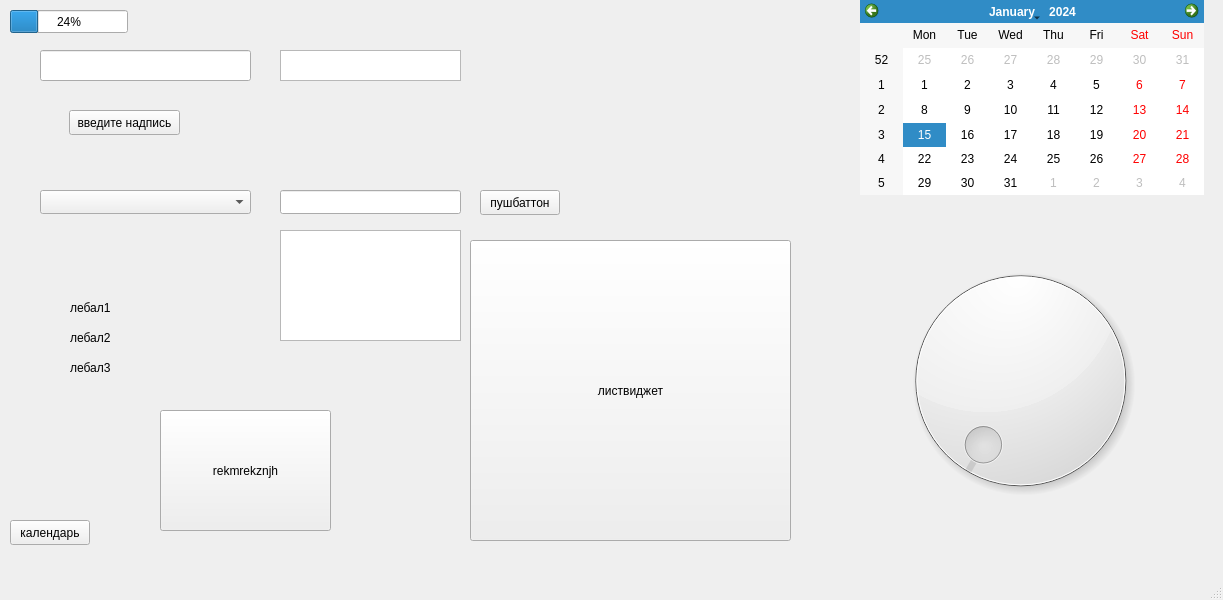
<?xml version="1.0" encoding="UTF-8"?>
<ui version="4.0">
 <class>MainWindow</class>
 <widget class="QMainWindow" name="MainWindow">
  <property name="geometry">
   <rect>
    <x>0</x>
    <y>0</y>
    <width>1223</width>
    <height>600</height>
   </rect>
  </property>
  <property name="windowTitle">
   <string>MainWindow</string>
  </property>
  <property name="whatsThis">
   <string>&lt;html&gt;&lt;head/&gt;&lt;body&gt;&lt;p&gt;&lt;span style=&quot; font-size:28pt; font-weight:600;&quot;&gt;Юра это круто&lt;/span&gt;&lt;/p&gt;&lt;/body&gt;&lt;/html&gt;</string>
  </property>
  <widget class="QWidget" name="centralwidget">
   <widget class="QPushButton" name="inputExpression">
    <property name="geometry">
     <rect>
      <x>69</x>
      <y>110</y>
      <width>111</width>
      <height>25</height>
     </rect>
    </property>
    <property name="text">
     <string>введите надпись</string>
    </property>
   </widget>
   <widget class="QListWidget" name="listWidget">
    <property name="geometry">
     <rect>
      <x>280</x>
      <y>50</y>
      <width>181</width>
      <height>31</height>
     </rect>
    </property>
   </widget>
   <widget class="QLineEdit" name="lineEdit">
    <property name="geometry">
     <rect>
      <x>40</x>
      <y>50</y>
      <width>211</width>
      <height>31</height>
     </rect>
    </property>
   </widget>
   <widget class="QComboBox" name="comboBox">
    <property name="geometry">
     <rect>
      <x>40</x>
      <y>190</y>
      <width>211</width>
      <height>24</height>
     </rect>
    </property>
   </widget>
   <widget class="QLineEdit" name="lineEdit_2">
    <property name="geometry">
     <rect>
      <x>280</x>
      <y>190</y>
      <width>181</width>
      <height>24</height>
     </rect>
    </property>
   </widget>
   <widget class="QPushButton" name="pushButton">
    <property name="geometry">
     <rect>
      <x>480</x>
      <y>190</y>
      <width>80</width>
      <height>25</height>
     </rect>
    </property>
    <property name="text">
     <string>пушбаттон</string>
    </property>
   </widget>
   <widget class="QListWidget" name="listWidget_2">
    <property name="geometry">
     <rect>
      <x>280</x>
      <y>230</y>
      <width>181</width>
      <height>111</height>
     </rect>
    </property>
   </widget>
   <widget class="QPushButton" name="pushButton_2">
    <property name="geometry">
     <rect>
      <x>470</x>
      <y>240</y>
      <width>321</width>
      <height>301</height>
     </rect>
    </property>
    <property name="whatsThis">
     <string>&lt;html&gt;&lt;head/&gt;&lt;body&gt;&lt;p&gt;юра это круто&lt;/p&gt;&lt;p&gt;&lt;br/&gt;&lt;/p&gt;&lt;p&gt;&lt;br/&gt;&lt;/p&gt;&lt;/body&gt;&lt;/html&gt;</string>
    </property>
    <property name="text">
     <string>листвиджет</string>
    </property>
   </widget>
   <widget class="QLabel" name="label">
    <property name="geometry">
     <rect>
      <x>70</x>
      <y>300</y>
      <width>55</width>
      <height>16</height>
     </rect>
    </property>
    <property name="text">
     <string>лебал1</string>
    </property>
   </widget>
   <widget class="QLabel" name="label_2">
    <property name="geometry">
     <rect>
      <x>70</x>
      <y>330</y>
      <width>55</width>
      <height>16</height>
     </rect>
    </property>
    <property name="text">
     <string>лебал2</string>
    </property>
   </widget>
   <widget class="QLabel" name="label_3">
    <property name="geometry">
     <rect>
      <x>70</x>
      <y>360</y>
      <width>55</width>
      <height>16</height>
     </rect>
    </property>
    <property name="text">
     <string>лебал3</string>
    </property>
   </widget>
   <widget class="QDial" name="dial">
    <property name="geometry">
     <rect>
      <x>840</x>
      <y>250</y>
      <width>361</width>
      <height>261</height>
     </rect>
    </property>
   </widget>
   <widget class="QProgressBar" name="progressBar">
    <property name="geometry">
     <rect>
      <x>10</x>
      <y>10</y>
      <width>118</width>
      <height>23</height>
     </rect>
    </property>
    <property name="value">
     <number>24</number>
    </property>
   </widget>
   <widget class="QPushButton" name="pushButton_3">
    <property name="geometry">
     <rect>
      <x>160</x>
      <y>410</y>
      <width>171</width>
      <height>121</height>
     </rect>
    </property>
    <property name="text">
     <string>rekmrekznjh</string>
    </property>
   </widget>
   <widget class="QCalendarWidget" name="calendarWidget">
    <property name="geometry">
     <rect>
      <x>860</x>
      <y>0</y>
      <width>344</width>
      <height>195</height>
     </rect>
    </property>
   </widget>
   <widget class="QPushButton" name="pushButton_4">
    <property name="geometry">
     <rect>
      <x>10</x>
      <y>520</y>
      <width>80</width>
      <height>25</height>
     </rect>
    </property>
    <property name="text">
     <string>календарь</string>
    </property>
   </widget>
  </widget>
  <widget class="QMenuBar" name="menubar">
   <property name="geometry">
    <rect>
     <x>0</x>
     <y>0</y>
     <width>1223</width>
     <height>25</height>
    </rect>
   </property>
  </widget>
  <widget class="QStatusBar" name="statusbar"/>
 </widget>
 <resources/>
 <connections/>
</ui>
